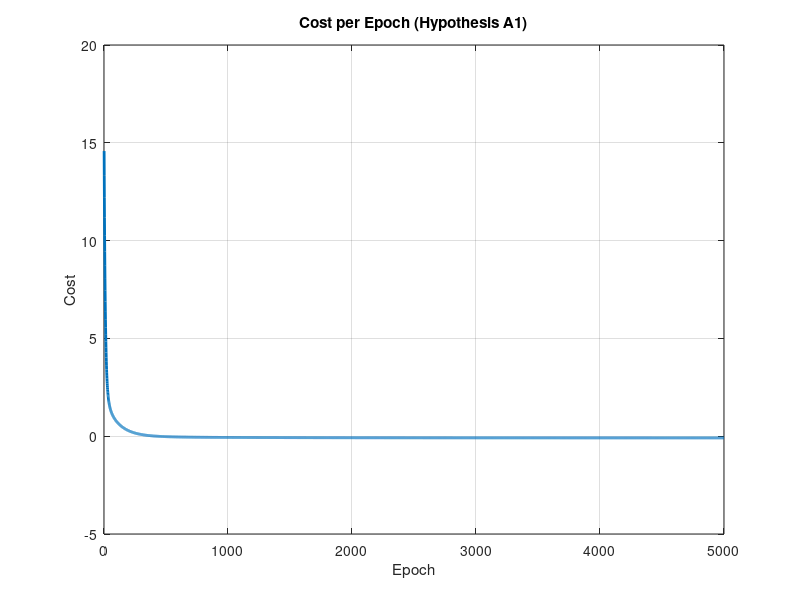

This figure's MATLAB source: (Note: this script raises an error after producing the figure.)
% Βήμα 1: Δημιουργία δεδομένων

N = 500;           % Αριθμός δεδομένων

X = randn(N, 1);     % X ~ N(0, 1)

W = randn(N, 1);      % W ~ N(0, 1)

Y = 0.8 * X + W;     % Y = 0.8*X + W

% Υπολογισμός G(Y)

G = min(1, max(-1, Y)); % G(Y) = min{1, max{-1, Y}}

% Βήμα 2: Αρχικοποίηση Νευρωνικού Δικτύου

m = 50;          % Μέγεθος κρυφής στρώσης

W1 = randn(m, 1);        % Τυχαία αρχικοποίηση βαρών 1ης στρώσης

b1 = randn(1, m);     % Bias για την 1η στρώση

W2 = randn(m, 1);        % Τυχαία αρχικοποίηση βαρών 2ης στρώσης

b2 = randn(1);       % Bias εξόδου

% Βήμα 3: Υπερπαράμετροι

mu = 0.001;          % Ρυθμός μάθησης

epochs = 5000;        % Αριθμός επαναλήψεων

costs = zeros(epochs, 1); % Αποθήκευση κόστους ανά εποχή

% Βήμα 4: Εκπαίδευση με Gradient Descent

for epoch = 1:epochs

 % Forward pass

 Z = X * W1' + b1;          % Υπολογισμός Z = X*W1' + b1

 H = max(0, Z);             % Ενεργοποίηση ReLU

 U = H * W2 + b2;            % Υπολογισμός εξόδου U(X)

 % Υπολογισμός κόστους

 J = (1/N) * sum(0.5 * U.^2 - G .* U); % MSE για G(Y)

 costs(epoch) = J;              % Αποθήκευση κόστους

 % Υπολογισμός gradient

 dU = (1/N) * (U - G);        % Gradient της εξόδου

 dW2 = H' * dU;             % Gradient για W2

 dB2 = sum(dU);              % Gradient για b2

  dH = dU * W2';           % Gradient για H

  dZ = dH .* (Z > 0);      % ReLU derivative

  dW1 = X' * dZ;           % Gradient για W1

  dB1 = sum(dZ, 1);           % Gradient για b1

  % Ενημέρωση παραμέτρων

  W2 = W2 - mu * dW2;

  b2 = b2 - mu * dB2;

  W1 = W1 - mu * dW1';

  b1 = b1 - mu * dB1;

end

% Βήμα 5: Απεικόνιση αποτελεσμάτων

X_test = linspace(min(X), max(X), 3000)'; % Δοκιμαστικά δεδομένα

Z_test = X_test * W1' + b1;        % Υπολογισμός Z για δοκιμαστικά δεδομένα

H_test = max(0, Z_test);          % Ενεργοποίηση ReLU

U_test = H_test * W2 + b2;          % Υπολογισμός εξόδου

% Γραφική 2: Κόστος ανά Εποχή

figure;

plot(1:epochs, costs, 'LineWidth', 2);

xlabel('Epoch');

ylabel('Cost');

title('Cost per Epoch (Hypothesis A1)');

grid on;

load("results_p1_numeric_clipped.mat", "x_grid","U");

% Απεικόνιση Ground Truth

figure;

scatter(X, G, 15, 'blue', 'filled'); hold on; % Τα πραγματικά δεδομένα

plot(X_test, U_test, 'r', 'LineWidth', 2);   % Η εκτίμηση του δικτύου

plot(x_grid, U, 'g', 'LineWidth', 2); % Το Ground Truth

xlabel('X');

ylabel('E[G(Y)|X]');

title('Data-Driven Estimate and Ground Truth of E[G(Y)|X]');

legend('Samples', 'Estimated E[G(Y)|X]', 'Ground Truth');

grid on;
